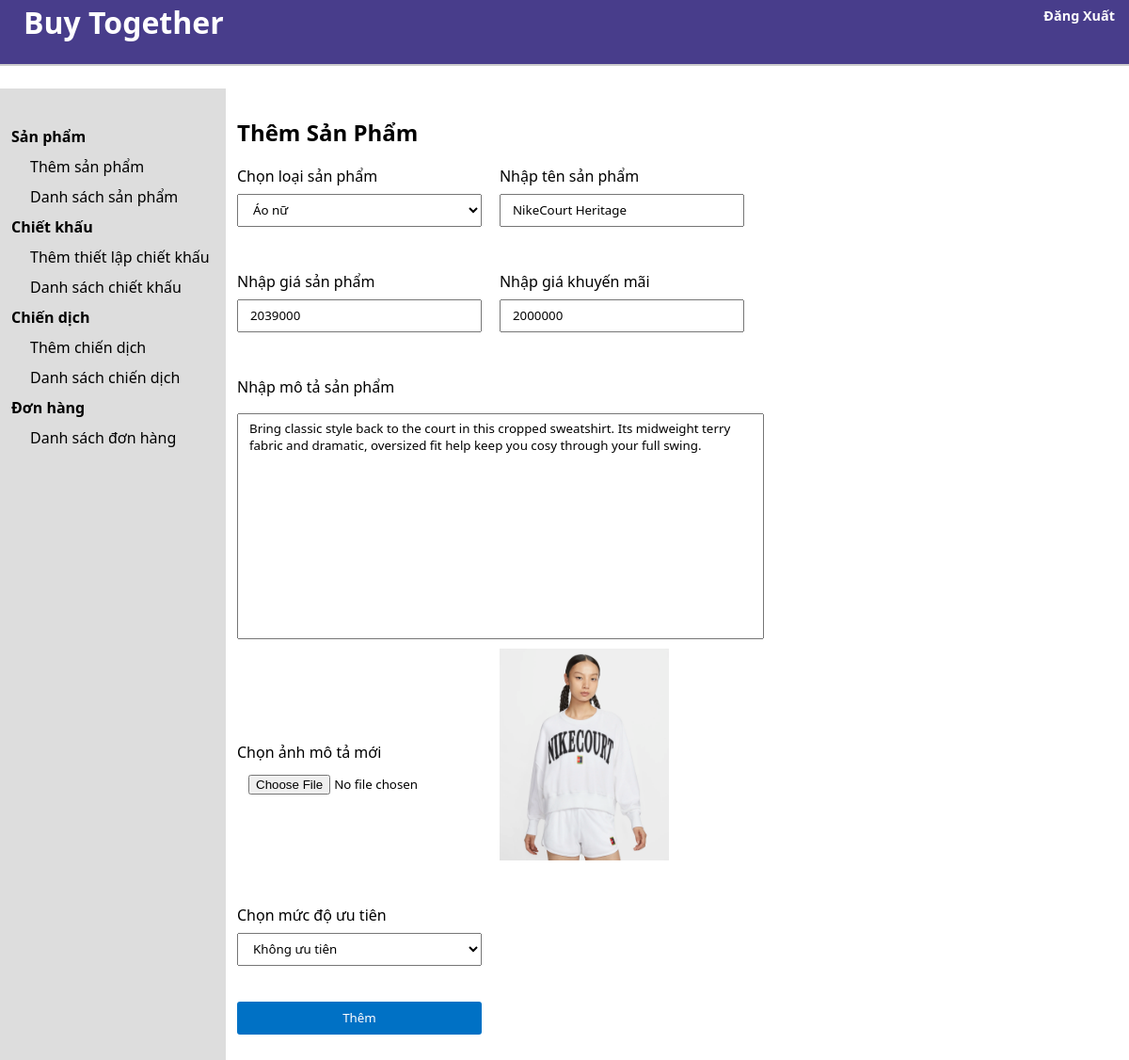
The page /admin/edit_product.php?product_id=61 on the database its author committed.
### tables this page shows
CREATE TABLE `product` (
  `product_id` int(11) NOT NULL,
  `brand_id` int(11) NOT NULL,
  `user_id` int(11) NOT NULL,
  `product_name` varchar(255) NOT NULL,
  `product_price` int(25) NOT NULL,
  `product_sale_price` int(25) NOT NULL,
  `product_description` varchar(5000) NOT NULL,
  `product_main_image` varchar(255) NOT NULL,
  `product_priority` int(11) NOT NULL
);

CREATE TABLE `brand` (
  `brand_id` int(11) NOT NULL,
  `category_id` int(11) NOT NULL,
  `brand_name` varchar(255) NOT NULL
);

### admin/class/database.php (called while the page is built, shortened)
<?php
Class Database{
    public $host    = DB_HOST;
    public $user    = DB_USER;
    public $pass    = DB_PASS;
    public $dbname  = DB_NAME;
    public $link;
    private function connectDB(){
        $this->link = new mysqli($this->host, $this->user, $this->pass,
        $this->dbname);
    }
    public function select($query){
        $result = $this->link->query($query) or
        die($this->link->error.__LINE__);
        if($result->num_rows > 0){
            return $result;
        } else {
            return false;
        }
    }
}

### admin/class/product_class.php (called while the page is built, shortened)
<?php
include_once "database.php";
class product{
    private $db;
    public function __construct(){
        $this -> db = new Database();
    }
    public function show_brand(){
        $query = "SELECT * FROM brand ORDER BY brand.brand_name";
        $result = $this -> db -> select($query);
        return $result;
    }
    public function get_product($product_id){
        $query = "SELECT * FROM product WHERE product_id = '$product_id'";
        $result = $this -> db -> select($query);
        return $result;
    }
}
?>

### admin/edit_product.php (the view, shortened to what this page needs)
<?php
include "class/product_class.php";
include "header.php";
$product = new product;
if(!isset($_GET['product_id']) || $_GET['product_id'] == NULL){
    echo "<script>window.location = '../login.php'</script>";
}else{
    $product_id = $_GET['product_id'];
}
$get_product = $product -> get_product($product_id);
if($get_product){
    $result = $get_product -> fetch_assoc();
}
?>
<section class="admin-content">
        <div class="admin-content-left">
            <ul>
                <li><a href="">Sản phẩm</a>
                    <ul>
                        <li><a href="add_product.php?user_id=<?php echo $user_id?>">Thêm sản phẩm</a></li>
                        <li><a href="list_product.php?user_id=<?php echo $user_id?>">Danh sách sản phẩm</a></li>
                    </ul>
                </li>
                <li><a href="">Chiết khấu
                    <ul>
                        <li><a href="add_discount.php?user_id=<?php echo $user_id?>">Thêm thiết lập chiết khấu</a></li>
                        <li><a href="list_discount.php?user_id=<?php echo $user_id?>">Danh sách chiết khấu</a></li>
                    </ul>
                </li>
                <li><a href="">Chiến dịch</a>
                    <ul>
                        <li><a href="add_campaign.php?user_id=<?php echo $user_id?>">Thêm chiến dịch</a></li>
                        <li><a href="list_campaign.php?user_id=<?php echo $user_id?>">Danh sách chiến dịch</a></li>
                    </ul>
                </li>
                <li><a href="">Đơn hàng</a>
                    <ul>
                        <li><a href="list_order.php?user_id=<?php echo $user_id?>">Danh sách đơn hàng</a></li>
                    </ul>
                </li>
            </ul>
        </div>
        <div class="admin-content-right">
            <div class="admin-content-right-product-add">
                <form action="" method="post" enctype="multipart/form-data">
                    <h1>Thêm Sản Phẩm</h1>
                    <div class="button_container">
                        <div class="text_fields brand_selection">
                            <label for="brand_id">Chọn loại sản phẩm</label>
                            <select required name="brand_id">
                                <?php
                                    $show_brand = $product -> show_brand($category_id);
                                    if($show_brand){
                                        while($temp_result_show_brand = $show_brand -> fetch_assoc()){
                                ?>
                                <option <?php if($result['brand_id'] == $temp_result_show_brand['brand_id']){ echo "selected"; } ?>
                                     value="<?php echo $temp_result_show_brand['brand_id'] ?>">
                                    <?php echo $temp_result_show_brand['brand_name']?>
                                </option>
                                <?php
                                        }
                                    }
                                ?>
                            </select>
                        </div>
                        <div class="text_fields">
                            <label for="product_name">Nhập tên sản phẩm</label>
                            <input required type="text" name="product_name" id="product_name" value="<?php echo $result['product_name'] ?>">
                        </div>
                    </div>
                    <div class="button_container">
                        <div class="text_fields">
                            <label for="product_price">Nhập giá sản phẩm</label>
                            <input required type="text" name="product_price" id="" value="<?php echo $result['product_price'] ?>">
                        </div>
                        <div class="text_fields">
                            <label for="product_sale_price">Nhập giá khuyến mãi</label>
                            <input required type="text" name="product_sale_price" id="" value="<?php echo $result['product_sale_price'] ?>">
                        </div>
                    </div>
                    <div class="button_container">
                        <div class="text_fields">
                            <label for="product_description">Nhập mô tả sản phẩm</label>
                            <textarea required name="product_description"><?php echo $result['product_description'] ?></textarea>
                        </div>
                    </div>
                    <div class="button_container input_file_container">
                        <div class="text_fields img_fields">
                            <label for="main_img">Chọn ảnh mô tả mới</label>
                            <input type="file" name="main_img" id="main_img">
                        </div>
                        <img style="width: 180px;" src="uploads/product/<?php echo $result['product_main_image'] ?>">
                    </div>
                    <div class="button_container">
                    <div class="text_fields">
                            <label for="product_prior">Chọn mức độ ưu tiên</label>
                            <select required name="product_prior" id="product_prior">
                                <?php
                                    if($result['product_priority'] == 0){
                                ?>
                                <option selected value="0">Không ưu tiên</option>
                                <?php
                                    }else{
                                ?>
                                <option selected value="1">Ưu tiên</option>
                                <option value="0">Không ưu tiên</option>
                                <?php
                                    }
                                ?>
                            </select>
                        </div>
                    </div>
                    <div class="button_container">
                        <button type="submit" class="button">Thêm</button>
                    </div>
                </form>
            </div>
        </div>
    </section>
</body>
</html>

### admin/style.css (style rules this page uses)
* { margin: 0; padding: 0; box-sizing: border-box; font-family: system-ui, -apple-system, BlinkMacSystemFont, 'Segoe UI', Roboto, Oxygen, Ubuntu, Cantarell, 'Open Sans', 'Helvetica Neue', sans-serif; text-decoration: none; outline: none; color: black; }
ul { list-style: none; }
.admin-content { padding-top: 2%; display: flex; }
.admin-content-left { background-color: #ddd; height: 155vh; width: 20%; padding: 30px 0 0 12px; }
.admin-content-left > ul > li > a { font-weight: bold; }
.admin-content-left ul li { margin: 10px 0; }
.admin-content-left > ul > li > ul { margin-left: 20px; }
.admin-content-right { width: 80%; padding: 30px 0 0 12px; }
.admin-content-right-category-add .button_container input::placeholder, textarea::placeholder { color: black; opacity: 0.7; }
.admin-content-right-category-add input, select, .button { display: block; width: 260px; height: 35px; padding: 6px 12px; margin-top: 3%; }
.admin-content-right-product-add .button_container { display: flex; align-items: center; margin: 1% 0; }
.admin-content-right-product-add .button_container:first-of-type { margin-top: -2%; }
.admin-content-right-product-add .button_container input::placeholder, textarea::placeholder { color: black; opacity: 0.7; }
.admin-content-right-product-add input, select, textarea, .button { display: block; width: 260px; height: 35px; padding: 6px 12px; margin-top: 3%; }
.text_fields { margin: 4% 2% 0 0; }
.admin-content-right-product-add textarea { height: 240px; width: 560px; resize: none; }
.admin-content-right-product-add .button_container:last-of-type { margin-bottom: 2%; }
.admin-content-right .button { cursor: pointer; background-color: #0071c5; color: #fff; border: none; border-radius: 3px; transition: all 0.3s ease; text-align: center; }

### rows shown on the page
product: brand_id "Áo nữ", product_name "NikeCourt Heritage", product_price "2039000", product_sale_price "2000000", product_description "Bring classic style back to the court in this cropped sweatshirt. Its midweight terry fabric and dramatic, oversized fit help keep you cosy through your full swing.", product_main_image (picture), product_prior "Không ưu tiên"
